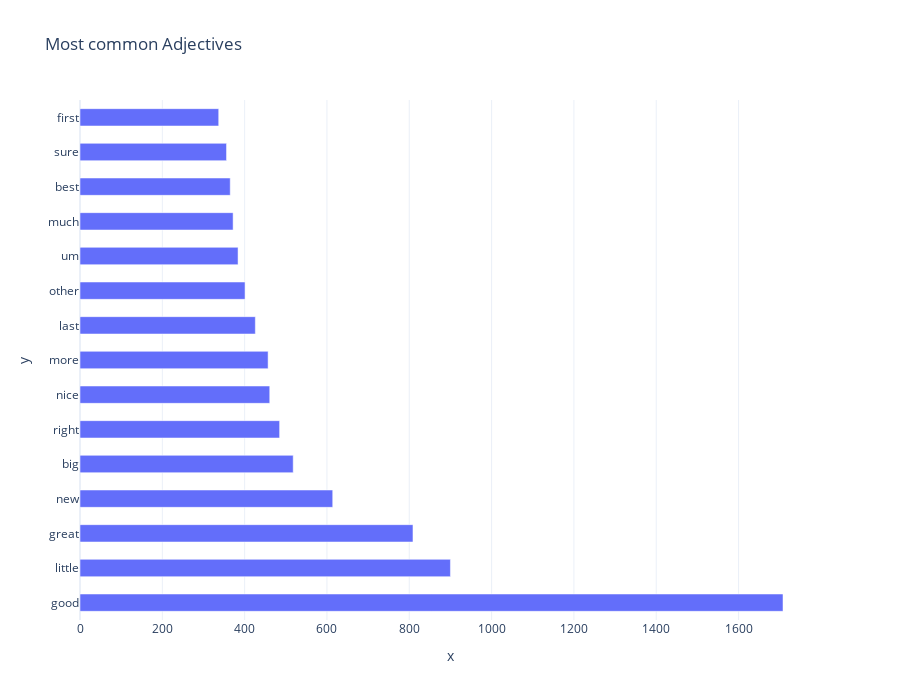
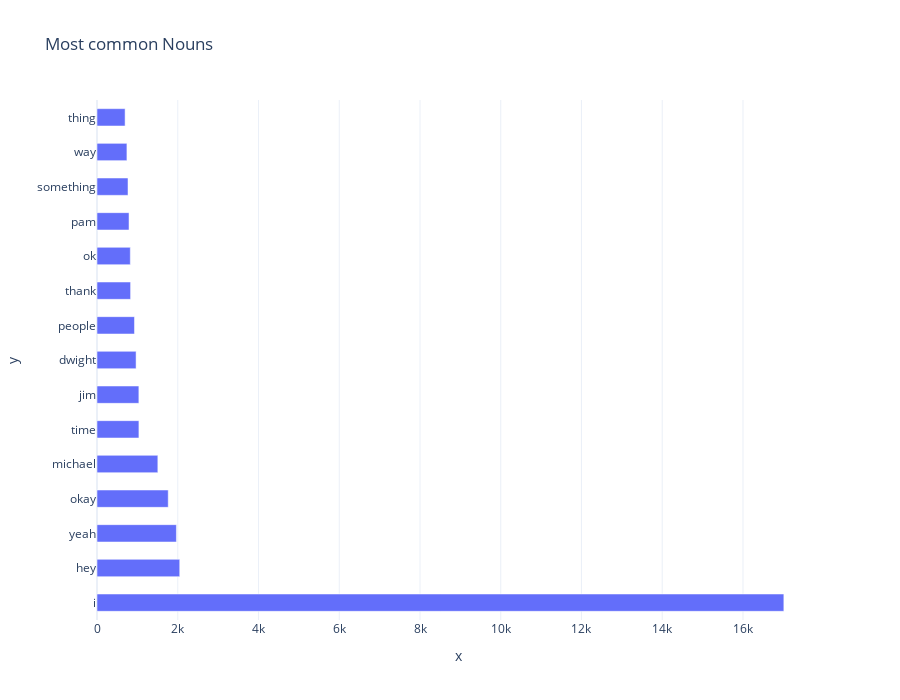

Source (notebook cell) for these figures, in order:
### Code cell
# use plotly simple white theme
import plotly.io as pio
pio.templates.default = "plotly_white"


# filter words by POS tag
all_words_tagged =  [item for sublist in df_tokens_tagged["line_text"].tolist() for item in sublist]
all_words_tagged_filtered_jj = [item[0] for item in all_words_tagged if item[1] in ["JJ", "JJR", "JJS"]]
all_words_tagged_filtered_nn = [item[0] for item in all_words_tagged if item[1] in ["NN", "NNS", "NNP", "NNPS"]]

all_tagged_freq = nltk.FreqDist(all_words_tagged_filtered_jj)
df_all_tagged_freq = pd.Series(dict(all_tagged_freq)).sort_values(ascending=False).drop('i')


fig2 = px.bar(y=df_all_tagged_freq[:15].index, x=df_all_tagged_freq[:15].values, orientation='h', title='Most common Adjectives', height=700)
fig2.update_traces(width=0.5)
fig2.show()

all_tagged_freq = nltk.FreqDist(all_words_tagged_filtered_nn)
df_all_tagged_freq = pd.Series(dict(all_tagged_freq)).sort_values(ascending=False)

fig3 = px.bar(y=df_all_tagged_freq[:15].index, x=df_all_tagged_freq[:15].values, orientation='h', title='Most common Nouns', height=700)
fig3.update_traces(width=0.5)
fig3.show()

### Figure 1 — Plotly figure (JSON) as saved in the notebook; plotly's stock layout.template omitted (floating-point values rounded to 4 significant figures)
{"data": [{"alignmentgroup": "True", "hovertemplate": "x=%{x}<br>y=%{y}<extra></extra>", "legendgroup": "", "marker": {"color": "#636efa", "pattern": {"shape": ""}}, "name": "", "offsetgroup": "", "orientation": "h", "showlegend": false, "textposition": "auto", "type": "bar", "width": 0.5, "x": [1708, 900, 809, 614, 518, 485, 461, 457, 426, 401, 384, 372, 365, 356, 337], "xaxis": "x", "y": ["good", "little", "great", "new", "big", "right", "nice", "more", "last", "other", "um", "much", "best", "sure", "first"], "yaxis": "y"}], "layout": {"barmode": "relative", "height": 700, "legend": {"tracegroupgap": 0}, "title": {"text": "Most common Adjectives"}, "xaxis": {"anchor": "y", "domain": [0, 1], "title": {"text": "x"}}, "yaxis": {"anchor": "x", "domain": [0, 1], "title": {"text": "y"}}}}

### Figure 2 — Plotly figure (JSON) as saved in the notebook; plotly's stock layout.template omitted (floating-point values rounded to 4 significant figures)
{"data": [{"alignmentgroup": "True", "hovertemplate": "x=%{x}<br>y=%{y}<extra></extra>", "legendgroup": "", "marker": {"color": "#636efa", "pattern": {"shape": ""}}, "name": "", "offsetgroup": "", "orientation": "h", "showlegend": false, "textposition": "auto", "type": "bar", "width": 0.5, "x": [17012, 2049, 1967, 1764, 1507, 1038, 1037, 968, 928, 832, 825, 793, 768, 741, 696], "xaxis": "x", "y": ["i", "hey", "yeah", "okay", "michael", "time", "jim", "dwight", "people", "thank", "ok", "pam", "something", "way", "thing"], "yaxis": "y"}], "layout": {"barmode": "relative", "height": 700, "legend": {"tracegroupgap": 0}, "title": {"text": "Most common Nouns"}, "xaxis": {"anchor": "y", "domain": [0, 1], "title": {"text": "x"}}, "yaxis": {"anchor": "x", "domain": [0, 1], "title": {"text": "y"}}}}
